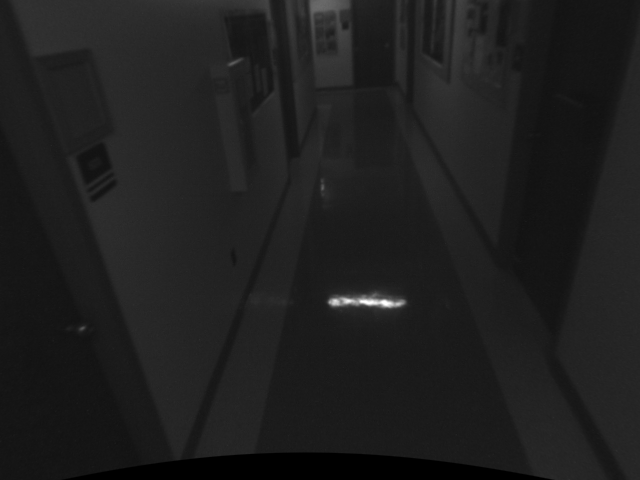
#> input picture Desktop/Python/task1/1/rect_cam1_frame_001031.bmp, 640 x 480 px, found by its file name; its folder holds 4 pictures in this run
$ python try1.py   (older library calls are emulated)
#> lines starting #> are read from the running program, lines starting #| are printed output that depends on the picture
import time
start_time = time.time()
import cv2
import cv
import random
import sys
import os
import numpy as np
import math
import scipy.misc
#import Image
import PIL
import matplotlib
import Tkinter
import pprint
import vispy

from vispy import app
from vispy import gloo
from vispy.plot import Fig
from matplotlib.pyplot import imshow
from Tkinter import Tk
from os import listdir
from os.path import isfile, join
from mpl_toolkits.mplot3d import Axes3D
from matplotlib import cm
from matplotlib.ticker import LinearLocator, FormatStrFormatter

#Appending_Path_to_images
#sys.path.append("/Users/anveshjadon/Desktop/Python/task2")


#Declaring_Images_Arrays
images1 = []
images2 = []

#Taking_Input_of_Images_from_first_camera_in_Arrays
mypath='/Users/anveshjadon/Desktop/Python/task1/1'
onlyfiles = [ f for f in listdir(mypath) if isfile(join(mypath,f)) ]
images = np.empty(len(onlyfiles), dtype=object)
#for n in range(1, len(onlyfiles)):
images1.append(cv2.imread( join(mypath,onlyfiles[1])) )
RGB = np.asarray(np.zeros((480,640,3), dtype=np.float))

RGB[:,:,0] = images1[0][:,:,0]
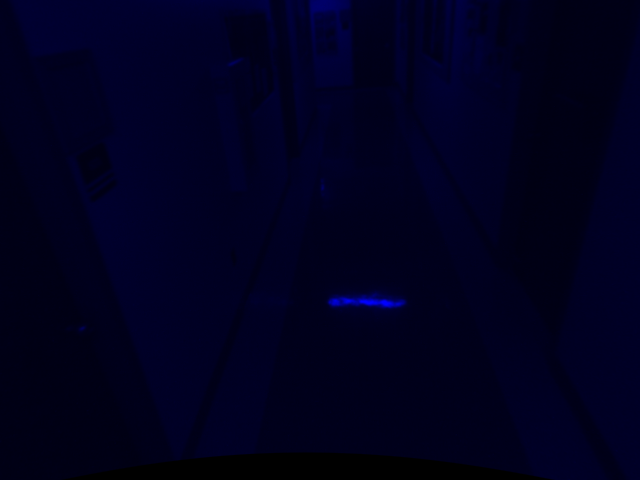
#> RGB: shape (480, 640, 3) float64; mean of channels 0, 1, 2 30.8, 0, 0; drawn as B, G, R
RGB[:,:,1] = images1[0][:,:,1]
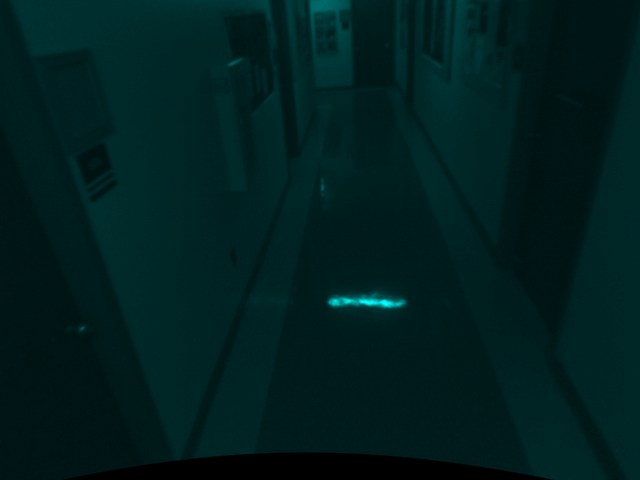
#> RGB: shape (480, 640, 3) float64; mean of channels 0, 1, 2 30.8, 30.8, 0; drawn as B, G, R
RGB[:,:,2] = images1[0][:,:,2]

#Taking_Input_of_Images_from_second_camera_in_Arrays
mypath='/Users/anveshjadon/Desktop/Python/task1/2'
#> (the run stopped early here; a loop or call above may not have finished)
